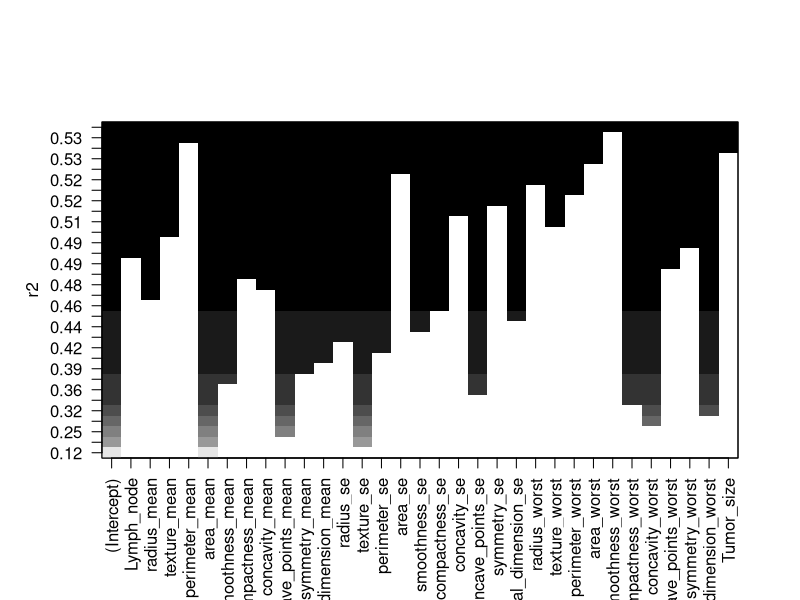

Reproduce this figure in R. (Note: this script raises an error after producing the figure.)
# LOAD DATA
library(corrplot)
library(leaps)

cancer = read.table("data/r_breast_cancer.data.txt",header=T,sep=",")

getFormulas <- function(col, order, label) {
  result <- vector(mode="character", length=length(order))
  for(i in 1:length(order)){
    if(i == 1){
      result[i] <- paste(c(as.character(label)," ~ ",col[order[i]]),collapse = '')
    } else {
      result[i] <- paste(c(result[i-1], col[order[i]]), collapse = ' + ')
    }
  }
  return(result)
}

getErrorCV <- function(K, formula, label, data, data.dim){
  folds = sample(1:K,data.dim[1], replace=TRUE)
  CV <- rep(0,data.dim[2])
  for(i in (1:data.dim[2])){
    for(k in (1:K)){
      label.function.cv <- label[folds!=k]
      print(label.function.cv)
      print(dim(data[folds!=k,]))
      reg <- lm(formula = formula[i],data=data[folds!=k,])
      print("2")
      pred <- predict(reg, newdata=data[folds==k,])
      CV[i] <- CV[i] + sum((label[folds==k]-pred)^2)
    }
    CV[i]<-CV[i]/data.dim[1]
  }
  return(CV)
}

# ====
# Separation des donnees cancer en data et label 
# ====
data <- cancer
data$Time <- NULL
label <- cancer$Time

data.dim <- dim(data)

# ====
# Utilisation de la regression lineaire avec le modele de base
# ====

# 1 - Separation des donnees en test, app
napp <- round(2/3*data.dim[1])
indice <- sample(1:data.dim[1], napp)

data.train <- data[indice,]
data.test <- data[-indice,]

data.train.dim <- dim(data.train)

label.train <- label[indice]
label.test <- label[-indice]

# 2 - Seperation des data de train en train et cv 
ncv <- round(1/3*napp)
indice.cv <- sample(1:data.train.dim[1],ncv)

data.cv <- data.train[indice.cv,]
data.train <- data.train[-indice.cv,]

# 2 - Centre reduire en fonction de notre apprentissage
# Scaling donnees app
data.train.sd <- apply(data.train, 2, sd)
data.train.mean <- colMeans(data.train)
data.train <- as.data.frame(scale(data.train))

label.cv <- label.train[indice.cv]
label.train <- label.train[-indice.cv]

# Scaling donnees cv
for(i in 1:data.dim[2]){
  data.cv[,i]<-(data.cv[,i]-data.train.mean[i])/data.train.sd[i]
}

# Forward stepwise selection
reg.fit <- regsubsets(label.train~. , data=data.train, method='forward', nvmax=33)
reg.order <- reg.fit$vorder
reg.order <- reg.order - 1
reg.order <- reg.order[2:length(reg.order)]
data.colnames <- colnames(data.train)
plot(reg.fit, scale="r2")

Formula <- getFormulas(data.colnames, reg.order, "label.train")
num_pred <- c(1:length(reg.order))
err <- c(1:length(reg.order))

for(i in 1:(length(reg.order))){
  reg <- lm(Formula[i], data=data.train)
  pred <- predict(reg,newdata=data.cv)
  err[i]<-mean((label.cv-pred)^2)
}

plot(num_pred,err, type="l")

# === Observation ===
# Comme on a pu le voir dans le cours, 
# au final, on a ici une variance qui est tout de meme assez importante sur nos courbes,
# cependant, on arrive tout de meme deja a en degager une tendance
# en effet, il se trouve que le nombre de predicteur optimum se situe entre 0 et 10
# voir 15 mais jamais apres 15 ...
# Apres avoir depasser ce nombre de predicteurs, l'erreur est alors souvent beaucoup 
# trop eleve

# === Avancement ===
# Il serait donc maintenant interessant de mettre ce test en place avec 
# une K-fold cross validation afin d'avoir une variance de nos courbres d'autant moins 
# importante


# === K-Fold CV ===
# Definitions de nos parametres souhaites 
# Ici, on ne veut plus avoir un ensemble cv, test et app
# car le but de K-fold cv, c'est de tester toutes les differentes
# possibilites dans les datas de app pour gagner en precision
# et donc perdre en variabilite dans nos estimations

# On reprend donc notre jeu de datas de depart et on le divise juste en 2
# On a garde en memoire les indices de nos jeux de donnees, afin 
# d'utiliser exactement les memes ( napp, indice)
data.train.cv <- data[indice,]
data.test.cv <- data[-indice,]

data.train.dim.cv <- dim(data.train.cv)

label.train.cv <- label[indice]
label.test.cv <- label[-indice]

formula.cv <- getFormulas(data.colnames, reg.order,"label.function.cv")

# On prend generalement 5 ou 10 comme valeur de K 
# C'est deux valeurs correspondant a un bon compromis biais-vairance
# on va donc ici essayer avec les 2 differentes valeurs et observer nos resultats
#CV_5 <- getErrorCV(5, formula.cv, label.train.cv, data.train.cv, data.train.dim.cv)
#CV_10 <- getErrorCV(10, formula.cv, label.train.cv, data.train.cv, data.train.dim.cv)

folds = sample(1:10,data.train.dim.cv[1], replace=TRUE)
CV <- rep(0,data.train.dim.cv[2])
for(i in (1:data.train.dim.cv[2])){
  for(k in (1:10)){
    label.function.cv <- label.train.cv[folds!=k]
    reg <- lm(formula = formula.cv[i],data=data.train.cv[folds!=k,])
    pred <- predict(reg, newdata=data.train.cv[folds==k,])
    CV[i] <- CV[i] + sum((label.train.cv[folds==k]-pred)^2)
  }
  CV[i]<-CV[i]/data.train.dim.cv[1]
}

plot(num_pred,CV, type="l")

# === Observation ===
# Comme on pouvait l'esperer, notre variance entre nos courbes a bien diminue
# Bien qu'au debut nous pouvions penser que prendre entre 0 et 5 predicteurs suffise
# on s'apercoit dorenavant qu'il est d'autant plus interessant de rester entre 5 et 10 
# predicteurs pour avoir l'erreur la plus faible possible
# Cependant, on n'oublie pas de regarder l'echelle et on se rend compte que l'erreur
# est tout de meme eleve ... avec 1000 au minimum ..

# Il serait donc interessant de voir si la regularisation ne serait pas plus interessant
# pour notre modele que le subset selection


# ===
# Derniere chose a faire :
# ===
# Il faudrait pour finir choisir un nombre de parametre et les parametres en question
# puis lancer une regression en fonction de tout cela sur notre ensemble de test
# afin d'avoir une valeur finale de notre erreur et donc 
# pouvoir evaluer notre modele en fonction des prochains modeles que nous allons construire

# ==
# Question pour le prof :
# ===
# pour pouvoir evaluer la performance de nos modeles et donc choiisir le meilleur modele de 
# facon non biaisé, faudrait il des le debut mettre de cote le mme ensemble de test
# et ensuite faire tourner a la fin tout nos modeles dessus ?
